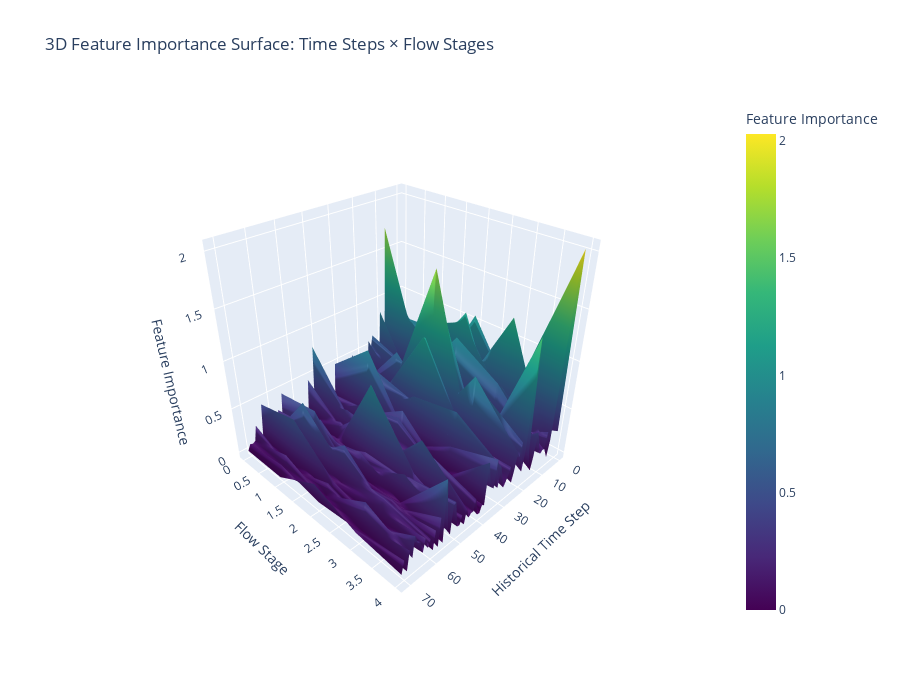

Write notebook code for a chart like this one.
### Markdown cell above
## 3. 3D Visualization of Feature Importance Across Stages

### Code cell
def create_3d_importance_surface(stage_importance, seq_len):
    """
    Create 3D surface plot showing importance across time steps and flow stages.
    """
    n_stages = len(stage_importance)
    
    # Prepare data for 3D surface
    Z = np.zeros((n_stages, seq_len))
    for stage_idx in range(n_stages):
        importance = stage_importance[stage_idx]['x']
        if len(importance.shape) > 1:
            importance = importance.mean(axis=0)  # Average across batch
        Z[stage_idx, :] = importance[:seq_len]
    
    # Create meshgrid
    time_steps = np.arange(seq_len)
    flow_stages = np.arange(n_stages)
    X, Y = np.meshgrid(time_steps, flow_stages)
    
    # Create 3D surface plot
    fig = go.Figure(data=[go.Surface(
        x=X,
        y=Y,
        z=Z,
        colorscale='Viridis',
        showscale=True,
        colorbar=dict(title="Feature Importance")
    )])
    
    fig.update_layout(
        title='3D Feature Importance Surface: Time Steps × Flow Stages',
        scene=dict(
            xaxis_title='Historical Time Step',
            yaxis_title='Flow Stage',
            zaxis_title='Feature Importance',
            camera=dict(
                eye=dict(x=1.5, y=1.5, z=1.3)
            )
        ),
        width=900,
        height=700
    )
    
    return fig

# Example usage (with dummy data for demonstration)
dummy_stage_importance = {
    i: {'x': np.random.exponential(scale=0.5, size=(72,)) * np.exp(-np.arange(72) * 0.02)}
    for i in range(5)
}

fig_3d = create_3d_importance_surface(dummy_stage_importance, 72)
fig_3d.show()

### Figure 1 — Plotly figure (JSON) as saved in the notebook; plotly's stock layout.template omitted (floating-point values rounded to 4 significant figures; data arrays with more than 128 entries replaced by an {"elided": "..."} marker saying what was removed)
{"data": [{"colorbar": {"title": {"text": "Feature Importance"}}, "colorscale": [[0, "#440154"], [0.1111, "#482878"], [0.2222, "#3e4989"], [0.3333, "#31688e"], [0.4444, "#26828e"], [0.5556, "#1f9e89"], [0.6667, "#35b779"], [0.7778, "#6ece58"], [0.8889, "#b5de2b"], [1, "#fde725"]], "showscale": true, "type": "surface", "x": {"elided": "5x72 int values"}, "y": {"elided": "5x72 int values"}, "z": {"elided": "5x72 float values"}}], "layout": {"height": 700, "scene": {"camera": {"eye": {"x": 1.5, "y": 1.5, "z": 1.3}}, "xaxis": {"title": {"text": "Historical Time Step"}}, "yaxis": {"title": {"text": "Flow Stage"}}, "zaxis": {"title": {"text": "Feature Importance"}}}, "title": {"text": "3D Feature Importance Surface: Time Steps × Flow Stages"}, "width": 900}}
